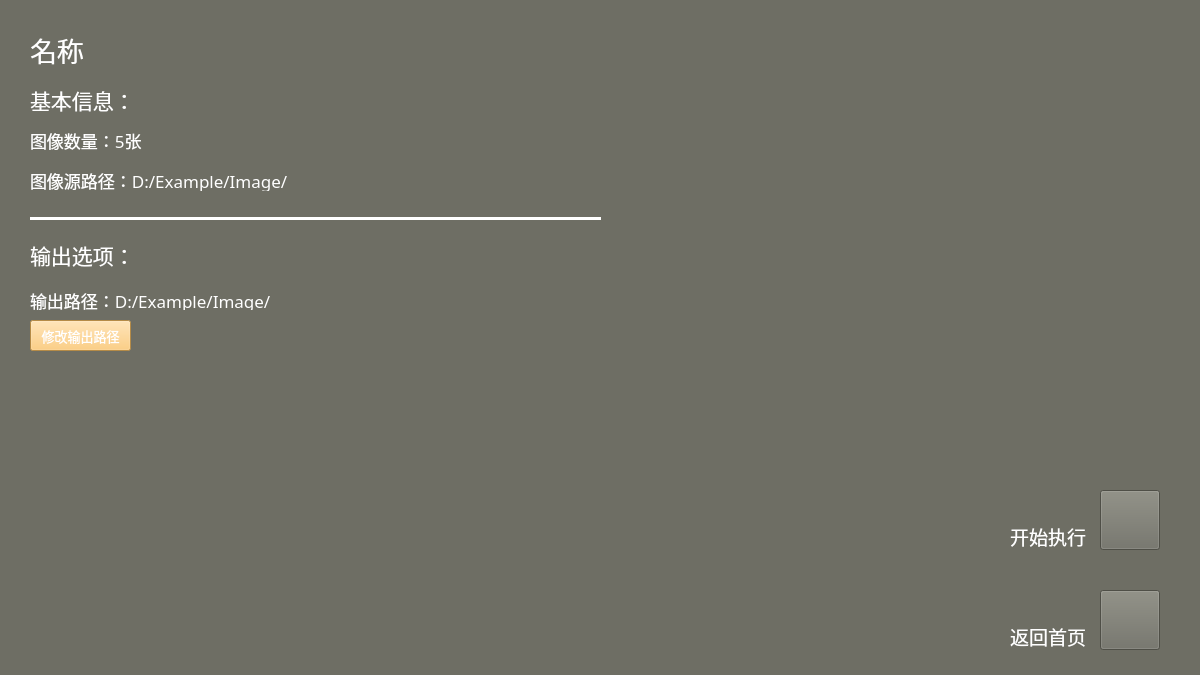
<?xml version="1.0" encoding="UTF-8"?>
<ui version="4.0">
 <class>ExampleMenu</class>
 <widget class="QFrame" name="ExampleMenu">
  <property name="geometry">
   <rect>
    <x>0</x>
    <y>0</y>
    <width>1200</width>
    <height>675</height>
   </rect>
  </property>
  <property name="minimumSize">
   <size>
    <width>0</width>
    <height>0</height>
   </size>
  </property>
  <property name="windowTitle">
   <string>Frame</string>
  </property>
  <property name="styleSheet">
   <string notr="true">background-color: rgb(110, 110, 100);
color: rgb(255, 255, 255);</string>
  </property>
  <widget class="QLabel" name="labelExit">
   <property name="geometry">
    <rect>
     <x>1010</x>
     <y>626</y>
     <width>81</width>
     <height>21</height>
    </rect>
   </property>
   <property name="font">
    <font>
     <family>等线</family>
     <pointsize>14</pointsize>
    </font>
   </property>
   <property name="styleSheet">
    <string notr="true">color: rgb(255, 255, 255);</string>
   </property>
   <property name="text">
    <string>返回首页</string>
   </property>
  </widget>
  <widget class="QLabel" name="labelImageAmount">
   <property name="geometry">
    <rect>
     <x>30</x>
     <y>130</y>
     <width>381</width>
     <height>21</height>
    </rect>
   </property>
   <property name="font">
    <font>
     <family>等线</family>
     <pointsize>13</pointsize>
    </font>
   </property>
   <property name="styleSheet">
    <string notr="true">color: rgb(255, 255, 255);</string>
   </property>
   <property name="text">
    <string>图像数量：5张</string>
   </property>
  </widget>
  <widget class="QLabel" name="labelStart">
   <property name="geometry">
    <rect>
     <x>1010</x>
     <y>526</y>
     <width>81</width>
     <height>21</height>
    </rect>
   </property>
   <property name="font">
    <font>
     <family>等线</family>
     <pointsize>14</pointsize>
    </font>
   </property>
   <property name="styleSheet">
    <string notr="true">color: rgb(255, 255, 255);</string>
   </property>
   <property name="text">
    <string>开始执行</string>
   </property>
  </widget>
  <widget class="QLabel" name="labelTitle">
   <property name="geometry">
    <rect>
     <x>30</x>
     <y>30</y>
     <width>380</width>
     <height>40</height>
    </rect>
   </property>
   <property name="font">
    <font>
     <family>等线</family>
     <pointsize>20</pointsize>
    </font>
   </property>
   <property name="styleSheet">
    <string notr="true">color: rgb(255, 255, 255);</string>
   </property>
   <property name="text">
    <string>名称</string>
   </property>
  </widget>
  <widget class="QPushButton" name="pushButtonExit">
   <property name="geometry">
    <rect>
     <x>1100</x>
     <y>590</y>
     <width>60</width>
     <height>60</height>
    </rect>
   </property>
   <property name="styleSheet">
    <string notr="true">image: url(:/IconPNG/Icon/Exit-3780.PNG);</string>
   </property>
   <property name="text">
    <string/>
   </property>
  </widget>
  <widget class="QLabel" name="labelSourcePath">
   <property name="geometry">
    <rect>
     <x>30</x>
     <y>170</y>
     <width>651</width>
     <height>21</height>
    </rect>
   </property>
   <property name="font">
    <font>
     <family>等线</family>
     <pointsize>13</pointsize>
    </font>
   </property>
   <property name="styleSheet">
    <string notr="true">color: rgb(255, 255, 255);</string>
   </property>
   <property name="text">
    <string>图像源路径：D:/Example/Image/</string>
   </property>
  </widget>
  <widget class="QPushButton" name="pushButtonStart">
   <property name="geometry">
    <rect>
     <x>1100</x>
     <y>490</y>
     <width>60</width>
     <height>60</height>
    </rect>
   </property>
   <property name="styleSheet">
    <string notr="true">image: url(:/IconPNG/Icon/Start-3780.PNG);</string>
   </property>
   <property name="text">
    <string/>
   </property>
  </widget>
  <widget class="QLabel" name="labelOutputTitle">
   <property name="geometry">
    <rect>
     <x>30</x>
     <y>240</y>
     <width>381</width>
     <height>30</height>
    </rect>
   </property>
   <property name="font">
    <font>
     <family>等线</family>
     <pointsize>16</pointsize>
    </font>
   </property>
   <property name="styleSheet">
    <string notr="true">color: rgb(255, 255, 255);</string>
   </property>
   <property name="text">
    <string>输出选项：</string>
   </property>
  </widget>
  <widget class="QLabel" name="labelIcon">
   <property name="geometry">
    <rect>
     <x>1080</x>
     <y>0</y>
     <width>120</width>
     <height>120</height>
    </rect>
   </property>
   <property name="styleSheet">
    <string notr="true">image: url(:/IconPNG/Icon/Compress-3780.PNG);</string>
   </property>
   <property name="text">
    <string/>
   </property>
  </widget>
  <widget class="Line" name="line1">
   <property name="geometry">
    <rect>
     <x>30</x>
     <y>210</y>
     <width>571</width>
     <height>16</height>
    </rect>
   </property>
   <property name="styleSheet">
    <string notr="true">color: rgb(255, 255, 255);</string>
   </property>
   <property name="frameShadow">
    <enum>QFrame::Plain</enum>
   </property>
   <property name="lineWidth">
    <number>3</number>
   </property>
   <property name="orientation">
    <enum>Qt::Horizontal</enum>
   </property>
  </widget>
  <widget class="QLabel" name="labelInfoTitle">
   <property name="geometry">
    <rect>
     <x>30</x>
     <y>85</y>
     <width>381</width>
     <height>30</height>
    </rect>
   </property>
   <property name="font">
    <font>
     <family>等线</family>
     <pointsize>16</pointsize>
    </font>
   </property>
   <property name="styleSheet">
    <string notr="true">color: rgb(255, 255, 255);</string>
   </property>
   <property name="text">
    <string>基本信息：</string>
   </property>
  </widget>
  <widget class="QLabel" name="labelOutputPath">
   <property name="geometry">
    <rect>
     <x>30</x>
     <y>290</y>
     <width>651</width>
     <height>20</height>
    </rect>
   </property>
   <property name="font">
    <font>
     <family>等线</family>
     <pointsize>13</pointsize>
    </font>
   </property>
   <property name="styleSheet">
    <string notr="true">color: rgb(255, 255, 255);</string>
   </property>
   <property name="text">
    <string>输出路径：D:/Example/Image/</string>
   </property>
  </widget>
  <widget class="QPushButton" name="pushButtonOutputPath">
   <property name="geometry">
    <rect>
     <x>30</x>
     <y>320</y>
     <width>101</width>
     <height>31</height>
    </rect>
   </property>
   <property name="font">
    <font>
     <family>等线</family>
     <pointsize>10</pointsize>
    </font>
   </property>
   <property name="styleSheet">
    <string notr="true">background-color: rgb(253, 195, 99);
color: rgb(255, 255, 255)</string>
   </property>
   <property name="text">
    <string>修改输出路径</string>
   </property>
  </widget>
 </widget>
 <resources/>
 <connections/>
</ui>
